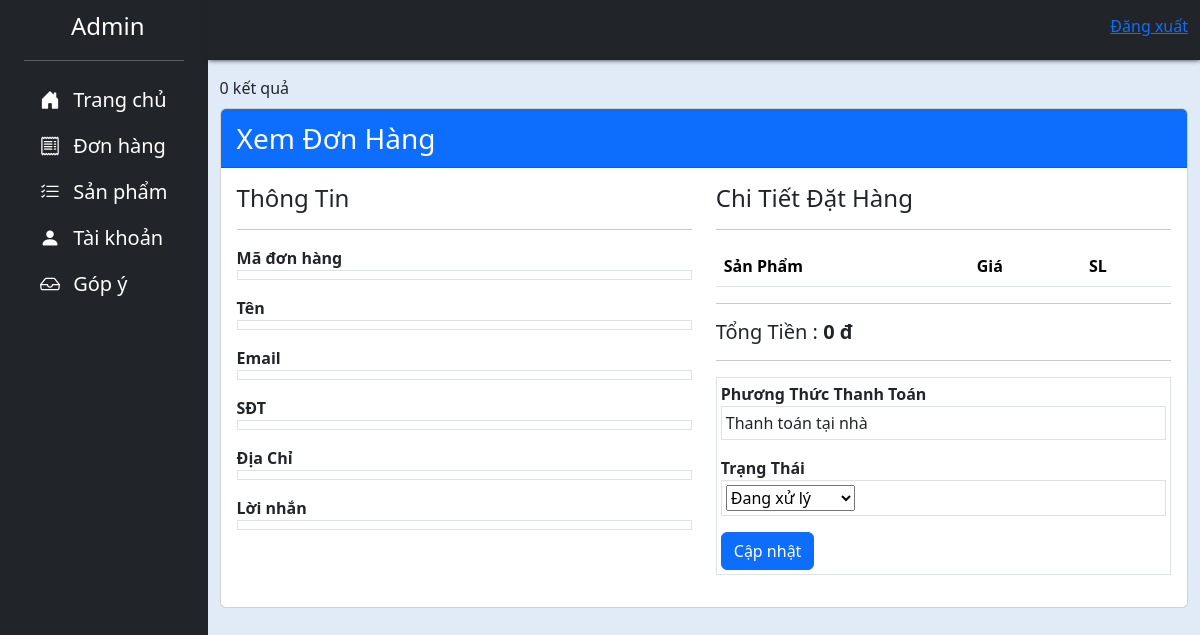
/Admin/admin-ordersdetail.php?ma=DH17306073676399, run on an earlier commit of the app's database.
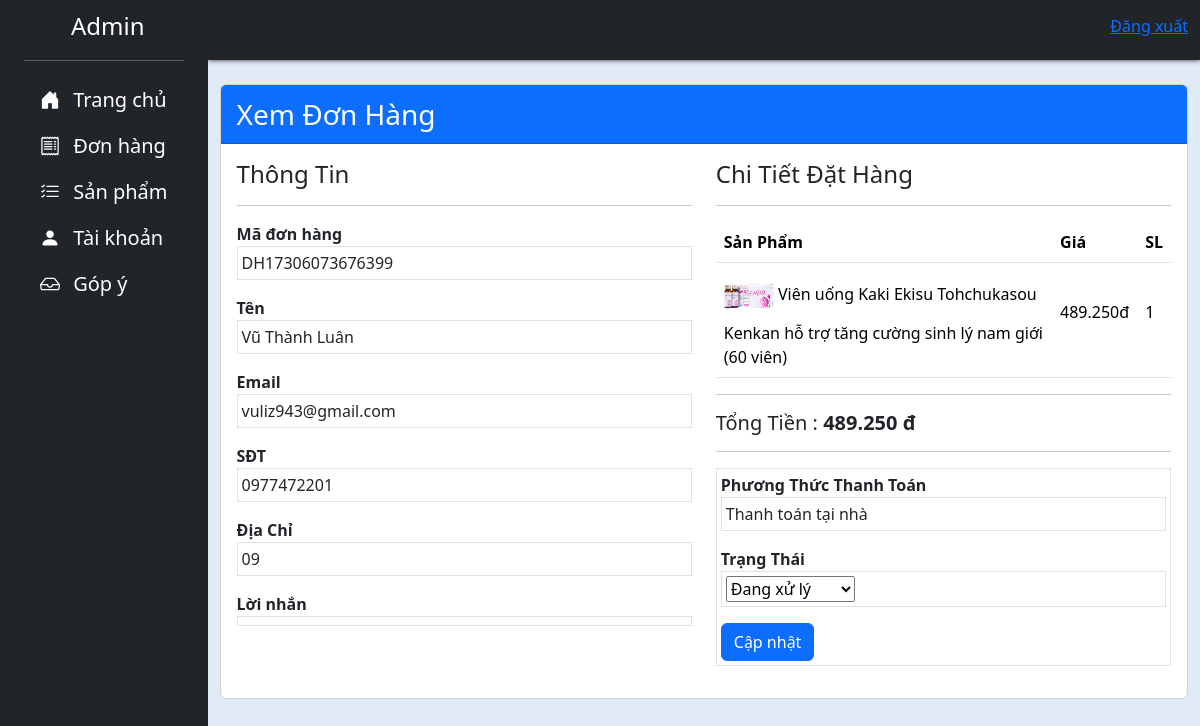
And on a later commit of the database.
### tables this page shows
CREATE TABLE `orders` (
  `id` int(4) NOT NULL,
  `ma_don_hang` varchar(20) NOT NULL,
  `user_id` int(4) NOT NULL,
  `name` varchar(50) NOT NULL,
  `email` varchar(50) NOT NULL,
  `sdt` varchar(15) NOT NULL,
  `address` varchar(150) NOT NULL,
  `comment` varchar(300) NOT NULL,
  `total` int(9) NOT NULL,
  `status` int(1) NOT NULL,
  `time` varchar(20) NOT NULL
);

CREATE TABLE `order_items` (
  `id` int(4) NOT NULL,
  `order_id` int(4) NOT NULL,
  `id_san_pham` int(4) NOT NULL,
  `sl` int(3) NOT NULL,
  `gia` int(8) NOT NULL
);

CREATE TABLE `san_pham` (
  `id` int(5) NOT NULL,
  `ten_san_pham` varchar(255) NOT NULL,
  `gia` int(9) NOT NULL,
  `img` varchar(255) DEFAULT NULL,
  `danh_muc` varchar(50) DEFAULT NULL,
  `quy_cach` text DEFAULT NULL,
  `nha_san_xuat` varchar(60) DEFAULT NULL,
  `nuoc_san_xuat` varchar(15) DEFAULT NULL,
  `thanh_phan` text DEFAULT NULL,
  `cong_dung` text DEFAULT NULL,
  `doi_tuong_su_dung` text DEFAULT NULL,
  `cach_su_dung` text DEFAULT NULL,
  `thoi_han_su_dung` varchar(20) DEFAULT NULL,
  `bao_quan` text DEFAULT NULL,
  `luu_y_khi_su_dung` text DEFAULT NULL,
  `so_dang_ky` varchar(20) DEFAULT NULL
);

### component/database.php (called while the page is built, shortened)
<?php
function dsitem($ma)
{
    return "SELECT
                san_pham.ten_san_pham AS name,
                san_pham.img AS img,
                order_items.sl,
                order_items.gia
            FROM
                order_items
            JOIN
                san_pham ON order_items.id_san_pham = san_pham.id
            WHERE
                order_items.order_id = (SELECT id FROM orders WHERE ma_don_hang = '" . $ma . "');";
}

### Admin/admin-ordersdetail.php (the view, shortened to what the changed rows need)
<?php include "header.php" ?>
<?php
if (isset($_GET['ma'])) {
    $ma = $_GET['ma'];
    $sql = "SELECT * FROM orders WHERE ma_don_hang = '$ma'";
    $result = $conn->query($sql);
    if ($result->num_rows > 0) {
        $data = mysqli_fetch_array($result);
    } else {
        echo "0 kết quả";
    }
} else {
    die();
}
?>
<div class="row py-2">
    <div class="container">
        <div class="">
            <div class="row">
                <div class="col-md-12">
                    <div class="card">
                        <div class="card-body">
                            <div class="row">
                                <div class="col-md-6">
                                    <div class="row">
                                        <div class="col-md-12 mb-3">
                                            <label class="fw-bold">Mã đơn hàng</label>
                                            <div class="border p-1">
                                                <?= $data['ma_don_hang']; ?>
                                            </div>
                                        </div>
                                        <div class="col-md-12 mb-3">
                                            <label class="fw-bold">Tên</label>
                                            <div class="border p-1">
                                                <?= $data['name']; ?>
                                            </div>
                                        </div>
                                        <div class="col-md-12 mb-3">
                                            <label class="fw-bold">Email</label>
                                            <div class="border p-1">
                                                <?= $data['email']; ?>
                                            </div>
                                        </div>
                                        <div class="col-md-12 mb-3">
                                            <label class="fw-bold">SĐT</label>
                                            <div class="border p-1">
                                                <?= $data['sdt']; ?>
                                            </div>
                                        </div>
                                        <div class="col-md-12 mb-3">
                                            <label class="fw-bold">Địa Chỉ</label>
                                            <div class="border p-1">
                                                <?= $data['address']; ?>
                                            </div>
                                        </div>
                                    </div>
                                </div>
                                <div class="col-md-6">
                                    <table class="table">
                                        <thead>
                                            <tr>
                                                <th>Sản Phẩm</th>
                                                <th>Giá</th>
                                                <th>SL</th>
                                            </tr>
                                        </thead>
                                        <tbody>
                                            <?php
                                            $order_query = dsitem($ma);
                                            $order_query_run = mysqli_query($conn, $order_query);
                                            if (mysqli_num_rows($order_query_run) > 0) {
                                                foreach ($order_query_run as $item) {
                                            ?>
                                                    <tr>
                                                        <td class="align-middle">
                                                            <img src="../img/<?= $item['img']; ?>" width="50px" height="50px" alt="<?= $item['name']; ?>">
                                                            <?= $item['name']; ?>
                                                        </td>
                                                        <td class="align-middle">
                                                            <p><?= number_format($item['gia'], 0, ',', '.') ?>đ</p>
                                                        </td>
                                                        <td class="align-middle">
                                                            <p><?= $item['sl']; ?></p>
                                                        </td>
                                                    </tr>
                                            <?php
                                                }
                                            }
                                            ?>
                                        </tbody>
                                    </table>
                                    <h5>Tổng Tiền : <span class="float-right fw-bold"><?= number_format($data['total'], 0, ',', '.') ?> đ</span></h5>
                                    <form method="post" action="" class="border p-1 mb-3">
                                        <div class="border p-1 mb-3">
                                            <select name="status">
                                                <option value="0" <?php if ($data['status'] == 0) echo "selected"; ?>>Đang xử lý</option>
                                            </select>
                                        </div>
                                    </form>
                                </div>
                            </div>
                        </div>
                    </div>
                </div>
            </div>
        </div>
    </div>
</div>
<?php include "footer.php" ?>

What changed in the data, as far as the page shows it:
added orders: ma_don_hang "DH17306073676399", name "Vũ Thành Luân", email "vuliz943@gmail.com", sdt "0977472201", address "09", total "489.250", status "Đang xử lý"
added order_items: id_san_pham.img (picture), id_san_pham.ten_san_pham "Viên uống Kaki Ekisu Tohchukasou Kenkan hỗ trợ tăng cường sinh lý nam giới (60 viên)", gia "489.250", sl "1"
Also different on the page:
$data['total']: "0" → (not shown)
form field status: "Đang xử lý" → (not shown)
text no longer shown: "0 kết quả"
